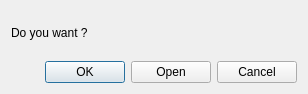
<?xml version="1.0" encoding="UTF-8"?>
<ui version="4.0">
 <class>InfoDialog</class>
 <widget class="QDialog" name="InfoDialog">
  <property name="geometry">
   <rect>
    <x>0</x>
    <y>0</y>
    <width>308</width>
    <height>94</height>
   </rect>
  </property>
  <property name="windowTitle">
   <string>Dialog</string>
  </property>
  <layout class="QVBoxLayout" name="verticalLayout">
   <item>
    <widget class="QLabel" name="label">
     <property name="text">
      <string>Do you want ?</string>
     </property>
    </widget>
   </item>
   <item>
    <widget class="QDialogButtonBox" name="buttonBox">
     <property name="standardButtons">
      <set>QDialogButtonBox::StandardButton::Cancel|QDialogButtonBox::StandardButton::Ok|QDialogButtonBox::StandardButton::Open</set>
     </property>
     <property name="centerButtons">
      <bool>false</bool>
     </property>
    </widget>
   </item>
  </layout>
 </widget>
 <resources/>
 <connections/>
</ui>
